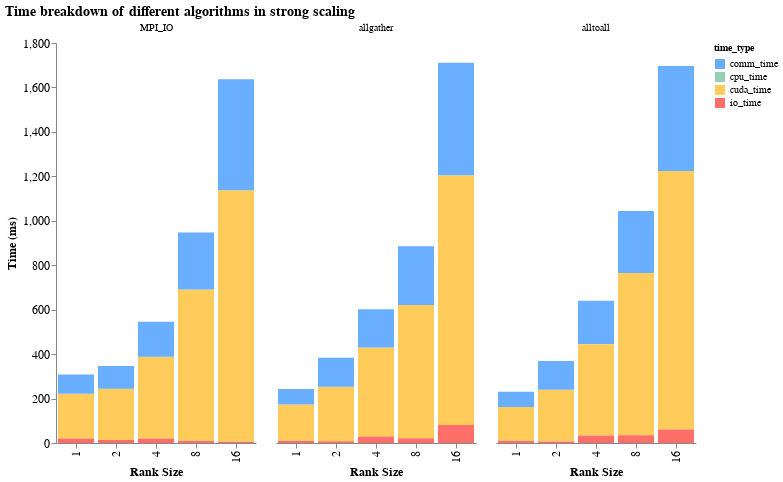

Source (notebook cell):
### Code cell
strong_scaling_chart = alt.Chart(all_df).mark_bar().encode(

# tell Altair which field to group columns on
x=alt.X('rank_size:N', title='Rank Size'),

# tell Altair which field to use as Y values and how to calculate
y=alt.Y('sum(time):Q',
    axis=alt.Axis(
        grid=False,
        title='Time (ms)',)),

# tell Altair which field to use to use as the set of columns to be  represented in each group
column=alt.Column('algo:N', title=None),

# tell Altair which field to use for color segmentation 
color=alt.Color('time_type:N',
        scale=alt.Scale(
            # make it look pretty with an enjoyable color pallet
            range=['#69AEFF', '#96ceb4', '#ffcc5c','#ff6f69'],
        ),
    ))\
.configure_view(
    # remove grid lines around column clusters
    strokeOpacity=0    
).properties(
    title = "Time breakdown of different algorithms in strong scaling",
    width=200,   # width of each individual subplot/column
    height=400   # height of each subplot
).configure_view(
    strokeOpacity=0
).configure_title(
    font='Arial',
    fontSize=14,
    anchor='start',
    color='black'
).configure_axis(
    labelFont='Arial',
    labelFontSize=12,
    titleFont='Arial',
    titleFontSize=12
).configure_legend(
    labelFont='Arial',
    labelFontSize=10,
    titleFont='Arial',
    titleFontSize=10
)

strong_scaling_chart

### Figure 1 — Vega-Lite specification as saved in the notebook (floating-point values rounded to 4 significant figures)
{"config": {"view": {"continuousWidth": 300, "continuousHeight": 300, "strokeOpacity": 0}, "axis": {"labelFont": "Arial", "labelFontSize": 12, "titleFont": "Arial", "titleFontSize": 12}, "legend": {"labelFont": "Arial", "labelFontSize": 10, "titleFont": "Arial", "titleFontSize": 10}, "title": {"anchor": "start", "color": "black", "font": "Arial", "fontSize": 14}}, "data": {"name": "data-acc0df38aa7ab5fd59e6841c872bd824"}, "mark": {"type": "bar"}, "encoding": {"color": {"field": "time_type", "scale": {"range": ["#69AEFF", "#96ceb4", "#ffcc5c", "#ff6f69"]}, "type": "nominal"}, "column": {"field": "algo", "title": null, "type": "nominal"}, "x": {"field": "rank_size", "title": "Rank Size", "type": "nominal"}, "y": {"aggregate": "sum", "axis": {"grid": false, "title": "Time (ms)"}, "field": "time", "type": "quantitative"}}, "height": 400, "title": "Time breakdown of different algorithms in strong scaling", "width": 200, "$schema": "https://vega.github.io/schema/vega-lite/v5.20.1.json", "datasets": {"data-acc0df38aa7ab5fd59e6841c872bd824": [{"rank_size": 16, "time_type": "cpu_time", "time": 0.131, "algo": "alltoall"}, {"rank_size": 8, "time_type": "cpu_time", "time": 0.1231, "algo": "alltoall"}, {"rank_size": 1, "time_type": "cpu_time", "time": 0.1079, "algo": "alltoall"}, {"rank_size": 2, "time_type": "cpu_time", "time": 0.1277, "algo": "alltoall"}, {"rank_size": 4, "time_type": "cpu_time", "time": 0.1299, "algo": "alltoall"}, {"rank_size": 16, "time_type": "cuda_time", "time": 1163.0, "algo": "alltoall"}, {"rank_size": 8, "time_type": "cuda_time", "time": 730.3, "algo": "alltoall"}, {"rank_size": 1, "time_type": "cuda_time", "time": 152.0, "algo": "alltoall"}, {"rank_size": 2, "time_type": "cuda_time", "time": 232.5, "algo": "alltoall"}, {"rank_size": 4, "time_type": "cuda_time", "time": 411.3, "algo": "alltoall"}, {"rank_size": 16, "time_type": "io_time", "time": 61.3, "algo": "alltoall"}, {"rank_size": 8, "time_type": "io_time", "time": 35.09, "algo": "alltoall"}, {"rank_size": 1, "time_type": "io_time", "time": 9.734, "algo": "alltoall"}, {"rank_size": 2, "time_type": "io_time", "time": 7.063, "algo": "alltoall"}, {"rank_size": 4, "time_type": "io_time", "time": 33.62, "algo": "alltoall"}, {"rank_size": 16, "time_type": "comm_time", "time": 472.1, "algo": "alltoall"}, {"rank_size": 8, "time_type": "comm_time", "time": 278.2, "algo": "alltoall"}, {"rank_size": 1, "time_type": "comm_time", "time": 68.57, "algo": "alltoall"}, {"rank_size": 2, "time_type": "comm_time", "time": 129.6, "algo": "alltoall"}, {"rank_size": 4, "time_type": "comm_time", "time": 195.6, "algo": "alltoall"}, {"rank_size": 1, "time_type": "cpu_time", "time": 0.1322, "algo": "allgather"}, {"rank_size": 2, "time_type": "cpu_time", "time": 0.1617, "algo": "allgather"}, {"rank_size": 4, "time_type": "cpu_time", "time": 0.1594, "algo": "allgather"}, {"rank_size": 8, "time_type": "cpu_time", "time": 0.1504, "algo": "allgather"}, {"rank_size": 16, "time_type": "cpu_time", "time": 0.1422, "algo": "allgather"}, {"rank_size": 1, "time_type": "cuda_time", "time": 163.2, "algo": "allgather"}, {"rank_size": 2, "time_type": "cuda_time", "time": 244.3, "algo": "allgather"}, {"rank_size": 4, "time_type": "cuda_time", "time": 400.5, "algo": "allgather"}, {"rank_size": 8, "time_type": "cuda_time", "time": 599.2, "algo": "allgather"}, {"rank_size": 16, "time_type": "cuda_time", "time": 1124.0, "algo": "allgather"}, {"rank_size": 1, "time_type": "io_time", "time": 9.707, "algo": "allgather"}, {"rank_size": 2, "time_type": "io_time", "time": 8.37, "algo": "allgather"}, {"rank_size": 4, "time_type": "io_time", "time": 29.48, "algo": "allgather"}, {"rank_size": 8, "time_type": "io_time", "time": 21.48, "algo": "allgather"}, {"rank_size": 16, "time_type": "io_time", "time": 80.99, "algo": "allgather"}, {"rank_size": 1, "time_type": "comm_time", "time": 69.39, "algo": "allgather"}, {"rank_size": 2, "time_type": "comm_time", "time": 130.8, "algo": "allgather"}, {"rank_size": 4, "time_type": "comm_time", "time": 171.9, "algo": "allgather"}, {"rank_size": 8, "time_type": "comm_time", "time": 264.3, "algo": "allgather"}, {"rank_size": 16, "time_type": "comm_time", "time": 506.0, "algo": "allgather"}, {"rank_size": 1, "time_type": "cpu_time", "time": 0.1509, "algo": "MPI_IO"}, {"rank_size": 2, "time_type": "cpu_time", "time": 0.1567, "algo": "MPI_IO"}, {"rank_size": 4, "time_type": "cpu_time", "time": 0.1634, "algo": "MPI_IO"}, {"rank_size": 8, "time_type": "cpu_time", "time": 0.1162, "algo": "MPI_IO"}, {"rank_size": 16, "time_type": "cpu_time", "time": 0.1197, "algo": "MPI_IO"}, {"rank_size": 1, "time_type": "cuda_time", "time": 201.4, "algo": "MPI_IO"}, {"rank_size": 2, "time_type": "cuda_time", "time": 230.6, "algo": "MPI_IO"}, {"rank_size": 4, "time_type": "cuda_time", "time": 367.0, "algo": "MPI_IO"}, {"rank_size": 8, "time_type": "cuda_time", "time": 680.8, "algo": "MPI_IO"}, {"rank_size": 16, "time_type": "cuda_time", "time": 1132.0, "algo": "MPI_IO"}, {"rank_size": 1, "time_type": "io_time", "time": 19.91, "algo": "MPI_IO"}, {"rank_size": 2, "time_type": "io_time", "time": 13.13, "algo": "MPI_IO"}, {"rank_size": 4, "time_type": "io_time", "time": 20.38, "algo": "MPI_IO"}, {"rank_size": 8, "time_type": "io_time", "time": 10.04, "algo": "MPI_IO"}, {"rank_size": 16, "time_type": "io_time", "time": 5.108, "algo": "MPI_IO"}, {"rank_size": 1, "time_type": "comm_time", "time": 86.72, "algo": "MPI_IO"}, {"rank_size": 2, "time_type": "comm_time", "time": 102.3, "algo": "MPI_IO"}, {"rank_size": 4, "time_type": "comm_time", "time": 158.6, "algo": "MPI_IO"}, {"rank_size": 8, "time_type": "comm_time", "time": 256.3, "algo": "MPI_IO"}, {"rank_size": 16, "time_type": "comm_time", "time": 499.4, "algo": "MPI_IO"}]}}
